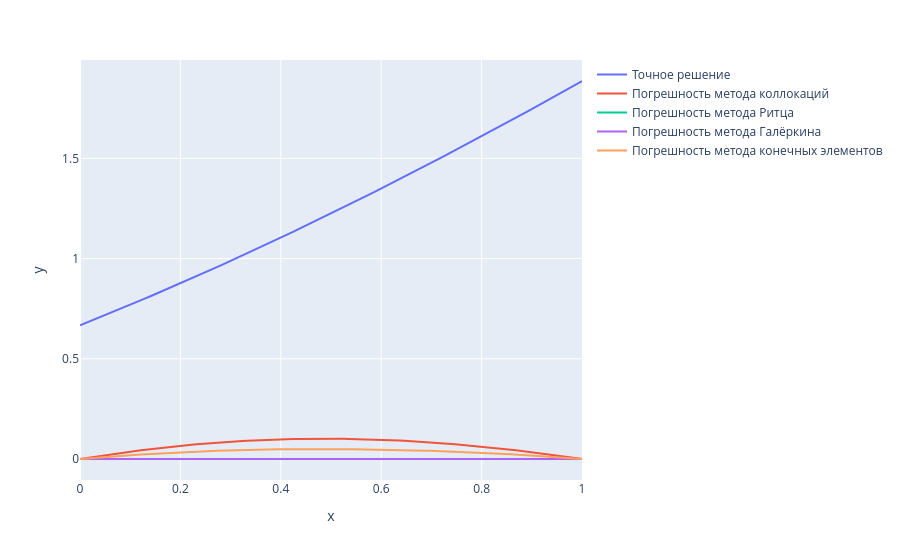

The code cell stored with this chart in its notebook:
### Markdown cell above
## Погрешность

### Code cell
figure = px.line(x=x_i, y=u_i(x_i, u_exact), markers=False)
figure.update_traces(name="Точное решение", showlegend=True)
figure.update_layout(yaxis=dict(exponentformat="power"))

figure.add_scatter(x=x_i, y=u_i(x_i, sp.Abs(u_exact - u_collocations)), name="Погрешность метода коллокаций")
figure.add_scatter(x=x_i, y=u_i(x_i, sp.Abs(u_exact - u_ritz)), name="Погрешность метода Ритца")
figure.add_scatter(x=x_i, y=u_i(x_i, sp.Abs(u_exact - u_galerkin)), name="Погрешность метода Галёркина")
figure.add_scatter(x=x_i, y=u_i(x_i, sp.Abs(u_exact - u_finite_element)), name="Погрешность метода конечных элементов")

figure.show()
